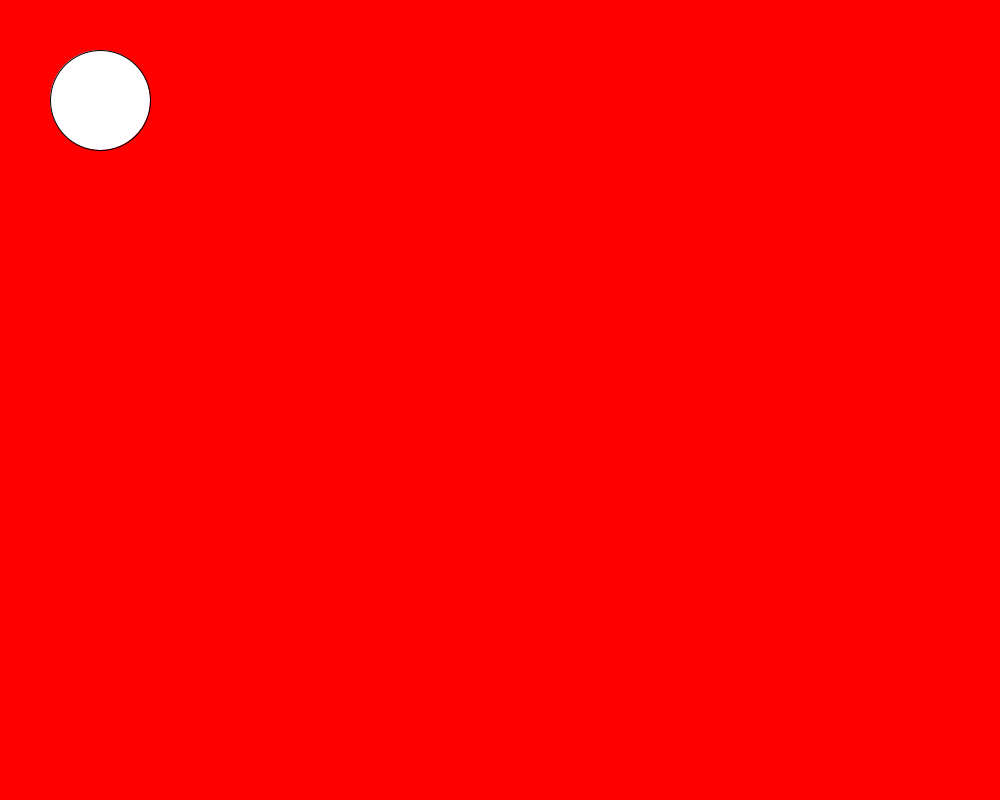
Frame 1 (no input)
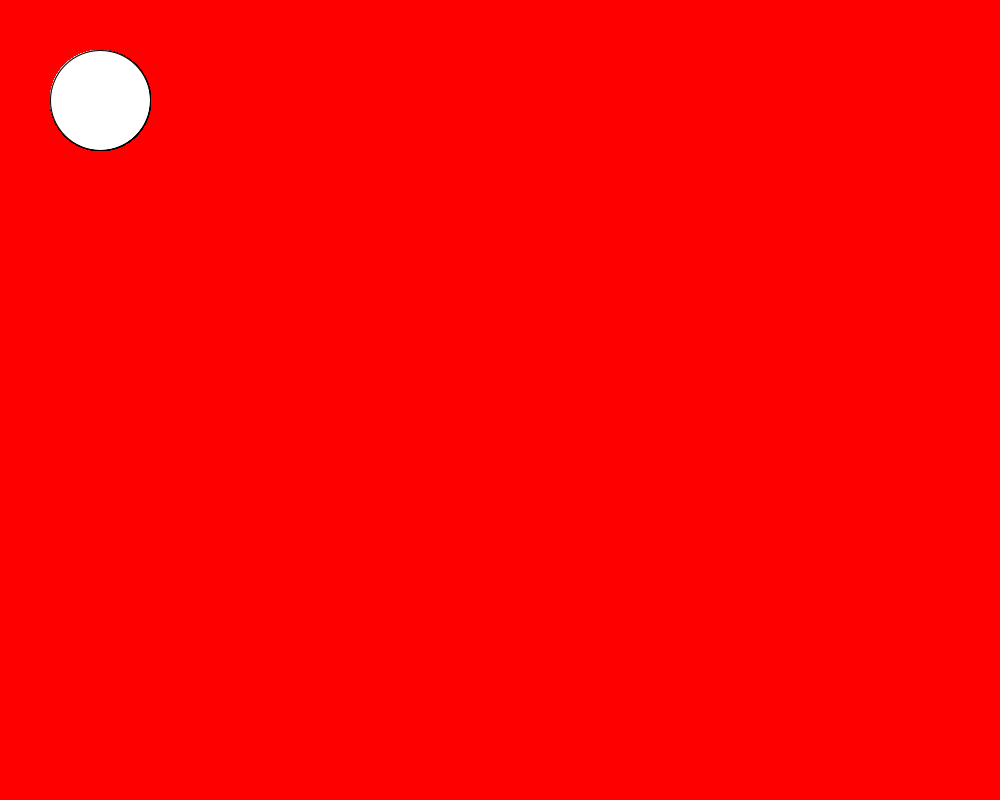
Frame 60 (the mouse pressed at the canvas centre just before this capture)
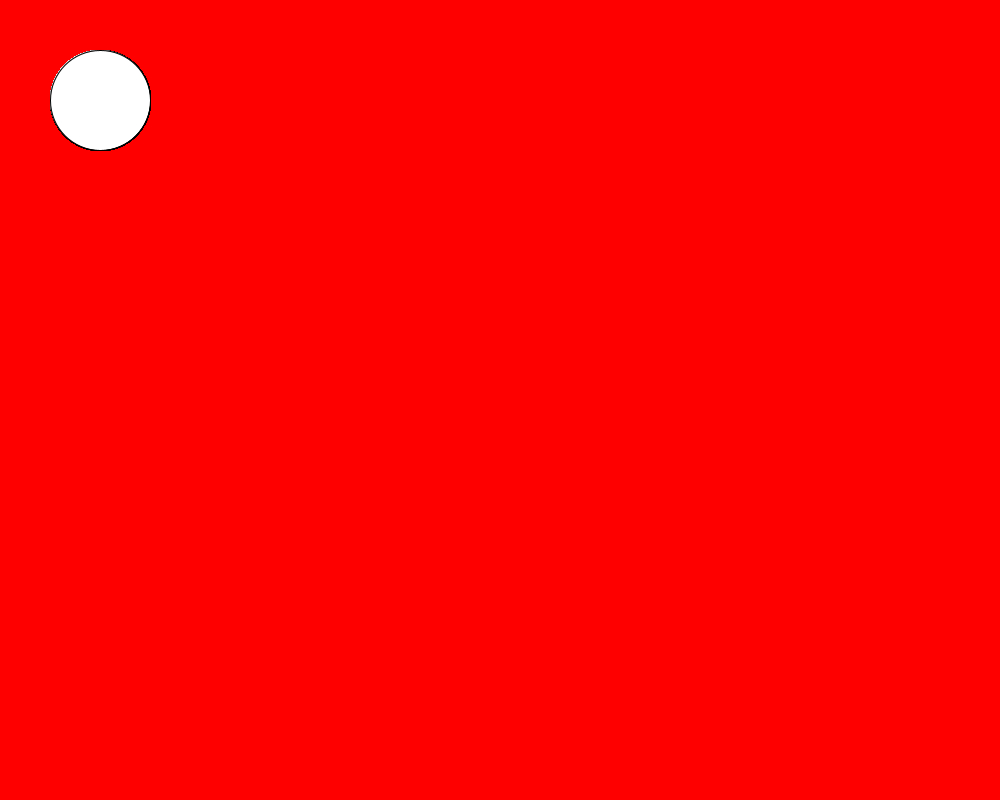
Frame 120 (the mouse held since frame 60 and released just before this capture)

The Processing sketch that drew these frames (run headless with seeded random() and noise(); from frame 60 on, the mouse is pressed at the canvas centre):

// Processing sketch: Circle
// ── Circle.pde
void setup()
{
  background(255,0,0);
  size(1000,800);
}

void draw()
{
  ellipse(100,100,100,100);
}
